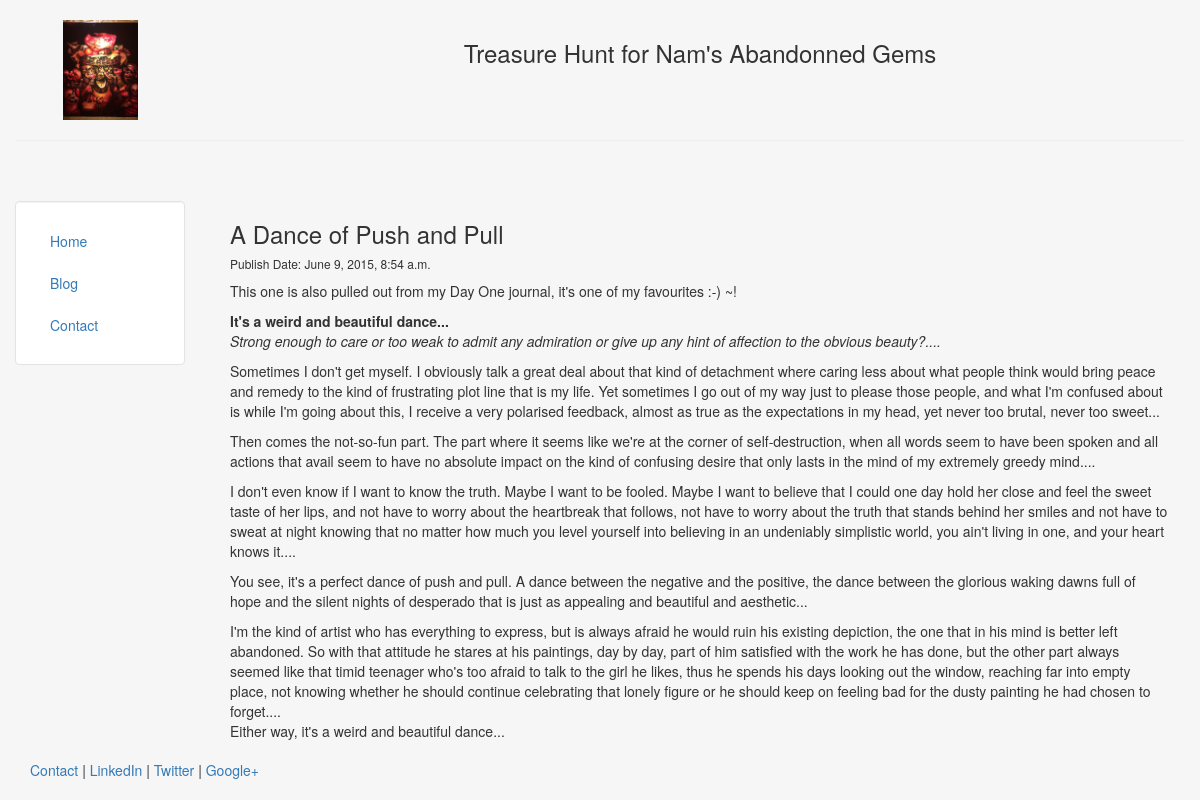
Page /blog/2 on the committed database.
### blog/models.py (models this page shows, shortened)
class Post(models.Model):
    title = models.CharField(max_length=140)
    body = models.TextField()
    date = models.DateTimeField()

### blog/templates/blog/post.html
{% extends "mypersonalpage/header.html" %}
{% block content %}
	<h3> {{ post.title }} </h3>
	<h6> Publish Date: {{ post.date }} </h6>
	{{ post.body|safe|linebreaks}}
{% endblock %}

### mypersonalpage/templates/mypersonalpage/header.html (style rules this page uses)
html, body { height:100% }

### rows in the picture
Post: title "A Dance of Push and Pull", date "June 9, 2015, 8:54 a.m.", body "This one is also pulled out from my Day One journal, it's one of my favourites :-) ~! It's a weird and beautiful dance... Strong enough to care or too weak to admit any admiration or give up any hint of affection to the obvious beauty?.... Sometimes I don't get myself. I obviously talk a great deal about that kind of detachment where caring less about what people think would bring peace and remedy to the kind of frustrating plot line that is my life. Yet sometimes I go out of my way just to please those people, and what I'm confused about is while I'm going about this, I receive a very polarised feedback, almost as true as the expectations in my head, yet never too brutal, never too…"
